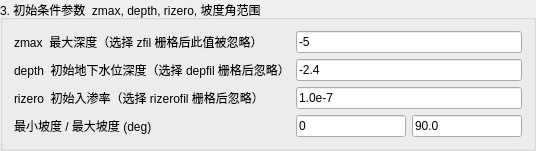
              <widget class="QGroupBox" name="conditionGroupBox">
               <property name="title">
                <string>3. 初始条件参数  zmax, depth, rizero, 坡度角范围</string>
               </property>
               <layout class="QGridLayout" name="conditionGridLayout">
                <item row="0" column="0">
                 <widget class="QLabel" name="zmaxLabel">
                  <property name="text">
                   <string>zmax  最大深度（选择 zfil 栅格后此值被忽略）</string>
                  </property>
                 </widget>
                </item>
                <item row="0" column="1">
                 <widget class="QLineEdit" name="zmaxLineEdit">
                  <property name="minimumSize">
                   <size>
                    <width>110</width>
                    <height>0</height>
                   </size>
                  </property>
                  <property name="text">
                   <string>-5</string>
                  </property>
                 </widget>
                </item>
                <item row="1" column="0">
                 <widget class="QLabel" name="depthLabel">
                  <property name="text">
                   <string>depth  初始地下水位深度（选择 depfil 栅格后忽略）</string>
                  </property>
                 </widget>
                </item>
                <item row="1" column="1">
                 <widget class="QLineEdit" name="depthLineEdit">
                  <property name="minimumSize">
                   <size>
                    <width>110</width>
                    <height>0</height>
                   </size>
                  </property>
                  <property name="text">
                   <string>-2.4</string>
                  </property>
                 </widget>
                </item>
                <item row="2" column="0">
                 <widget class="QLabel" name="rizeroLabel">
                  <property name="text">
                   <string>rizero  初始入渗率（选择 rizerofil 栅格后忽略）</string>
                  </property>
                 </widget>
                </item>
                <item row="2" column="1">
                 <widget class="QLineEdit" name="rizeroLineEdit">
                  <property name="minimumSize">
                   <size>
                    <width>110</width>
                    <height>0</height>
                   </size>
                  </property>
                  <property name="text">
                   <string>1.0e-7</string>
                  </property>
                 </widget>
                </item>
                <item row="3" column="0">
                 <widget class="QLabel" name="slopeAngleLabel">
                  <property name="text">
                   <string>最小坡度 / 最大坡度 (deg)</string>
                  </property>
                 </widget>
                </item>
                <item row="3" column="1">
                 <layout class="QHBoxLayout" name="slopeAngleLayout">
                  <item>
                   <widget class="QLineEdit" name="minSlopeLineEdit">
                    <property name="minimumSize">
                     <size>
                      <width>110</width>
                      <height>0</height>
                     </size>
                    </property>
                    <property name="text">
                     <string>0</string>
                    </property>
                   </widget>
                  </item>
                  <item>
                   <widget class="QLineEdit" name="maxSlopeLineEdit">
                    <property name="minimumSize">
                     <size>
                      <width>110</width>
                      <height>0</height>
                     </size>
                    </property>
                    <property name="text">
                     <string>90.0</string>
                    </property>
                   </widget>
                  </item>
                 </layout>
                </item>
               </layout>
              </widget>
